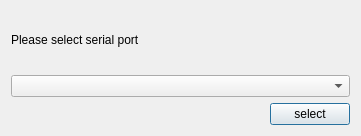
<?xml version="1.0" encoding="UTF-8"?>
<ui version="4.0">
 <class>Dialog</class>
 <widget class="QDialog" name="Dialog">
  <property name="geometry">
   <rect>
    <x>0</x>
    <y>0</y>
    <width>361</width>
    <height>136</height>
   </rect>
  </property>
  <property name="windowTitle">
   <string>Dialog</string>
  </property>
  <layout class="QGridLayout" name="gridLayout">
   <item row="0" column="0">
    <widget class="QLabel" name="label">
     <property name="text">
      <string>Please select serial port</string>
     </property>
    </widget>
   </item>
   <item row="1" column="0">
    <layout class="QHBoxLayout" name="horizontalLayout">
     <item>
      <widget class="QComboBox" name="InputSerialPorts"/>
     </item>
    </layout>
   </item>
   <item row="2" column="0">
    <layout class="QHBoxLayout" name="horizontalLayout_2">
     <item>
      <spacer name="horizontalSpacer">
       <property name="orientation">
        <enum>Qt::Horizontal</enum>
       </property>
       <property name="sizeHint" stdset="0">
        <size>
         <width>40</width>
         <height>20</height>
        </size>
       </property>
      </spacer>
     </item>
     <item>
      <widget class="QPushButton" name="InputSelect">
       <property name="text">
        <string>select</string>
       </property>
       <property name="checkable">
        <bool>false</bool>
       </property>
      </widget>
     </item>
    </layout>
   </item>
  </layout>
 </widget>
 <resources/>
 <connections/>
</ui>
